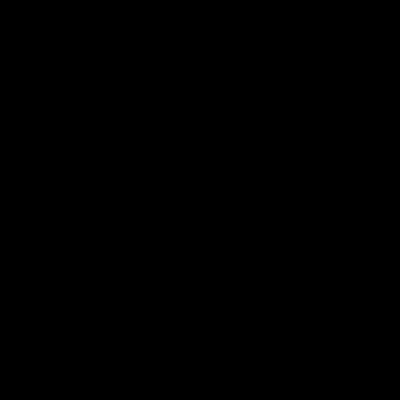
Frame 1 (no input)
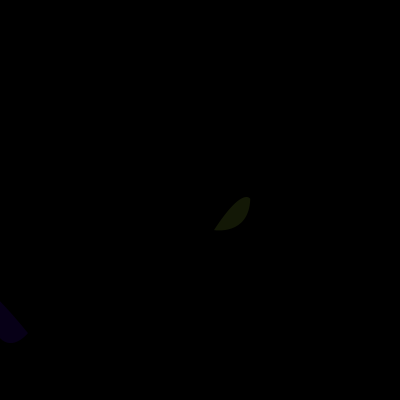
Frame 60 (the mouse pressed at the canvas centre just before this capture)
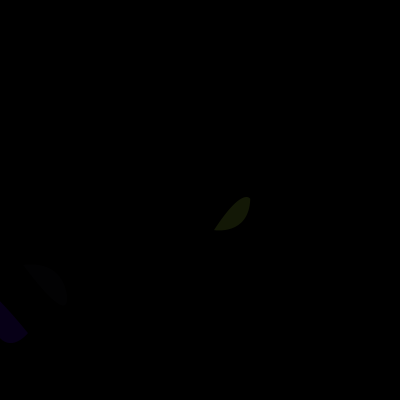
Frame 120 (the mouse held since frame 60 and released just before this capture)

The Processing sketch that drew these frames (run headless with seeded random() and noise(); from frame 60 on, the mouse is pressed at the canvas centre):

// Processing sketch: processing_66162
// ── processing_66162.pde

void setup(){
size(400,400);
background(0);
noStroke();
smooth();
frameRate(999999999);

}

void draw(){
float x1=random(400);
float y1=random(400);
float x2=random((x1-50),(x1+50));
float y2=random((y1-50),(y1+50));

fill(random(256),random(256),random(256),random(100));

  if(x1>x2 && y1<y2){ //距离
    
    float cx2=random(x2,x1);
    float cy2=random(0,y1);
    float cx4=random(x2,x1);
    float cy4=random(y2,400);
    float  v=dist(x1,y1,x2,y2);
    float c=dist(cx2,cy2,cx4,cy4);
    if(v<c && c<1.5*v){
   
beginShape();
vertex(x1,y1);//v1
bezierVertex(x1,y1,cx2,cy2,x2,y2);//c1 c2 v2
bezierVertex(x2,y2,cx4,cy4,x1,y1);//c3 c4 v3
endShape();
    }
   
 }else{
    
    float cx2=random(x2,x1);
    float cy2=random(y2,400);
    float cx4=random(x2,x1);
    float cy4=random(0,y1);
    float  v=dist(x1,y1,x2,y2);
    float  c=dist(cx2,cy2,cx4,cy4);
    if(v<c && c<1.5*v){
  beginShape();
vertex(x1,y1);//v1
bezierVertex(x1,y1,cx2,cy2,x2,y2);//c1 c2 v2
bezierVertex(x2,y2,cx4,cy4,x1,y1);//c3 c4 v3
endShape();
    }


}
}
